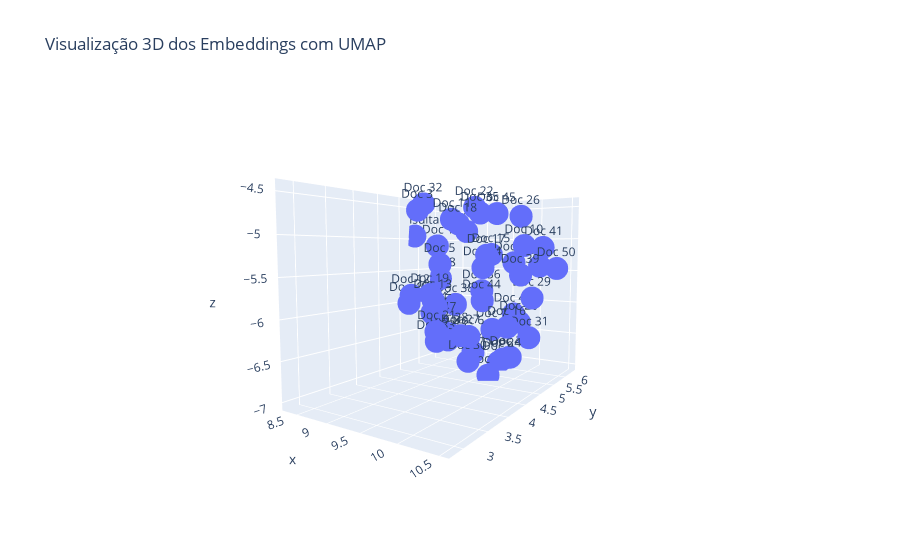

Notebook code cell kept with this figure:
### Code cell
# Verificar a dimensão de um embedding
if embeddings:
    embedding_dim = len(embeddings[0])
    print(f"Dimensão dos embeddings: {embedding_dim}")
else:
    print("Nenhum embedding encontrado.")

# Verificar se todos os embeddings possuem a mesma dimensão
dims = set(len(vec) for vec in embeddings)
if len(dims) > 1:
    print(f"Atenção: Embeddings com diferentes dimensões encontradas: {dims}")
else:
    print("Todos os embeddings têm dimensões consistentes.")

# Redução para 2D com PCA (inclui a query)
top_k = 50
similarities = [cosine_similarity(query_embedding, doc_embedding) for doc_embedding in embeddings]
sorted_indices = np.argsort(similarities)[::-1]
top_embeddings = [embeddings[i] for i in sorted_indices[:top_k]]

points_2d = PCA(n_components=2).fit_transform(np.array(top_embeddings + [query_embedding]))

plt.figure(figsize=(10, 6))
for i in range(top_k):
    plt.scatter(*points_2d[i], color='blue')
    plt.text(points_2d[i][0], points_2d[i][1], f'Doc {i+1}', color='blue', fontsize=9)

plt.scatter(*points_2d[-1], color='red', marker='X', s=100, label='Consulta')
plt.text(points_2d[-1][0], points_2d[-1][1], 'Consulta', color='red', fontsize=10)
plt.title("Visualização 2D dos embeddings mais semelhantes")
plt.xlabel("PCA 1")
plt.ylabel("PCA 2")
plt.grid(True)
plt.legend()
plt.tight_layout()
plt.show()

# Visualização 3D com UMAP (inclui a query)
try:
    reduced_3d = umap.UMAP(n_components=3).fit_transform(np.array(top_embeddings + [query_embedding]))

    fig = px.scatter_3d(
        x=reduced_3d[:, 0],
        y=reduced_3d[:, 1],
        z=reduced_3d[:, 2],
        text=[f'Doc {i+1}' for i in range(top_k)] + ['Consulta'],
        title="Visualização 3D dos Embeddings com UMAP"
    )
    fig.show()
except Exception as e:
    print(f"Erro ao gerar visualização 3D com UMAP: {e}")

### Figure 1 — Plotly figure (JSON) as saved in the notebook; plotly's stock layout.template omitted (floating-point values rounded to 4 significant figures)
{"data": [{"hovertemplate": "x=%{x}<br>y=%{y}<br>z=%{z}<br>text=%{text}<extra></extra>", "legendgroup": "", "marker": {"color": "#636efa", "symbol": "circle"}, "mode": "markers+text", "name": "", "scene": "scene", "showlegend": false, "text": ["Doc 1", "Doc 2", "Doc 3", "Doc 4", "Doc 5", "Doc 6", "Doc 7", "Doc 8", "Doc 9", "Doc 10", "Doc 11", "Doc 12", "Doc 13", "Doc 14", "Doc 15", "Doc 16", "Doc 17", "Doc 18", "Doc 19", "Doc 20", "Doc 21", "Doc 22", "Doc 23", "Doc 24", "Doc 25", "Doc 26", "Doc 27", "Doc 28", "Doc 29", "Doc 30", "Doc 31", "Doc 32", "Doc 33", "Doc 34", "Doc 35", "Doc 36", "Doc 37", "Doc 38", "Doc 39", "Doc 40", "Doc 41", "Doc 42", "Doc 43", "Doc 44", "Doc 45", "Doc 46", "Doc 47", "Doc 48", "Doc 49", "Doc 50", "Consulta"], "type": "scatter3d", "x": [8.444, 9.734, 8.663, 8.642, 9.834, 9.726, 9.617, 8.37, 9.564, 10.41, 9.019, 9.817, 10.24, 9.709, 9.289, 10.53, 10.15, 9.438, 10.24, 10.08, 10.38, 9.248, 8.819, 10.29, 10.01, 9.733, 10.47, 8.974, 10.4, 9.547, 10.39, 8.451, 10.04, 9.886, 9.477, 9.406, 9.84, 8.558, 10.53, 9.656, 10.12, 9.783, 8.741, 9.779, 9.366, 10.12, 8.43, 9.7, 9.158, 10.41, 8.301], "y": [5.737, 3.817, 4.893, 5.291, 3.746, 4.601, 5.488, 5.941, 5.818, 4.845, 5.276, 3.215, 3.019, 6.054, 6.078, 4.095, 4.304, 4.793, 2.975, 5.441, 2.858, 5.584, 6.07, 4.476, 6.387, 6.253, 3.162, 5.288, 5.138, 4.888, 5.071, 5.338, 3.358, 4.694, 5.353, 5.543, 5.672, 6.131, 4.453, 3.386, 6.249, 5.896, 5.607, 4.875, 6.119, 5.045, 5.758, 5.211, 5.71, 6.064, 5.302], "z": [-5.104, -5.859, -4.582, -6.175, -5.342, -6.337, -6.381, -5.668, -6.967, -5.118, -4.707, -5.661, -5.673, -5.376, -5.247, -6.067, -5.24, -4.814, -5.611, -6.223, -5.946, -4.515, -4.86, -6.548, -5.435, -4.63, -6.024, -6.48, -5.825, -6.761, -6.361, -4.439, -6.161, -5.409, -4.628, -5.802, -6.818, -6.127, -5.479, -5.775, -5.134, -6.178, -6.656, -5.874, -4.579, -6.661, -6.419, -7.015, -6.835, -5.453, -4.949]}], "layout": {"autosize": true, "legend": {"tracegroupgap": 0}, "scene": {"aspectmode": "auto", "aspectratio": {"x": 0.8184, "y": 1.294, "z": 0.9443}, "camera": {"center": {"x": 0, "y": 0, "z": 0}, "eye": {"x": 1.169, "y": -1.83, "z": 0.1873}, "projection": {"type": "perspective"}, "up": {"x": 0, "y": 0, "z": 1}}, "domain": {"x": [0, 1], "y": [0, 1]}, "xaxis": {"title": {"text": "x"}, "type": "linear"}, "yaxis": {"title": {"text": "y"}, "type": "linear"}, "zaxis": {"title": {"text": "z"}, "type": "linear"}}, "title": {"text": "Visualização 3D dos Embeddings com UMAP"}}}
